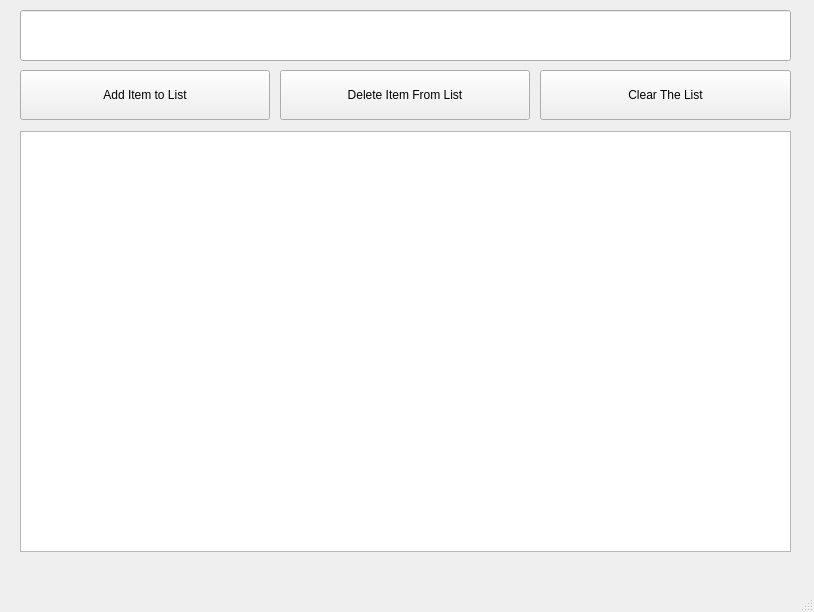
<?xml version="1.0" encoding="UTF-8"?>
<ui version="4.0">
 <class>MainWindow</class>
 <widget class="QMainWindow" name="MainWindow">
  <property name="geometry">
   <rect>
    <x>0</x>
    <y>0</y>
    <width>814</width>
    <height>612</height>
   </rect>
  </property>
  <property name="windowTitle">
   <string>To Do List</string>
  </property>
  <widget class="QWidget" name="centralwidget">
   <widget class="QPushButton" name="additem_pushbutton">
    <property name="geometry">
     <rect>
      <x>20</x>
      <y>70</y>
      <width>250</width>
      <height>50</height>
     </rect>
    </property>
    <property name="text">
     <string>Add Item to List</string>
    </property>
   </widget>
   <widget class="QPushButton" name="deleteitem_pushbutton">
    <property name="geometry">
     <rect>
      <x>280</x>
      <y>70</y>
      <width>250</width>
      <height>50</height>
     </rect>
    </property>
    <property name="text">
     <string>Delete Item From List</string>
    </property>
   </widget>
   <widget class="QPushButton" name="clearall_pushbutton">
    <property name="geometry">
     <rect>
      <x>540</x>
      <y>70</y>
      <width>251</width>
      <height>50</height>
     </rect>
    </property>
    <property name="text">
     <string>Clear The List</string>
    </property>
   </widget>
   <widget class="QLineEdit" name="Additem_LineEdit">
    <property name="geometry">
     <rect>
      <x>20</x>
      <y>10</y>
      <width>771</width>
      <height>51</height>
     </rect>
    </property>
   </widget>
   <widget class="QListWidget" name="mylist_listWidget">
    <property name="geometry">
     <rect>
      <x>20</x>
      <y>131</y>
      <width>771</width>
      <height>421</height>
     </rect>
    </property>
   </widget>
  </widget>
  <widget class="QMenuBar" name="menubar">
   <property name="geometry">
    <rect>
     <x>0</x>
     <y>0</y>
     <width>814</width>
     <height>26</height>
    </rect>
   </property>
  </widget>
  <widget class="QStatusBar" name="statusbar"/>
 </widget>
 <resources/>
 <connections/>
</ui>
